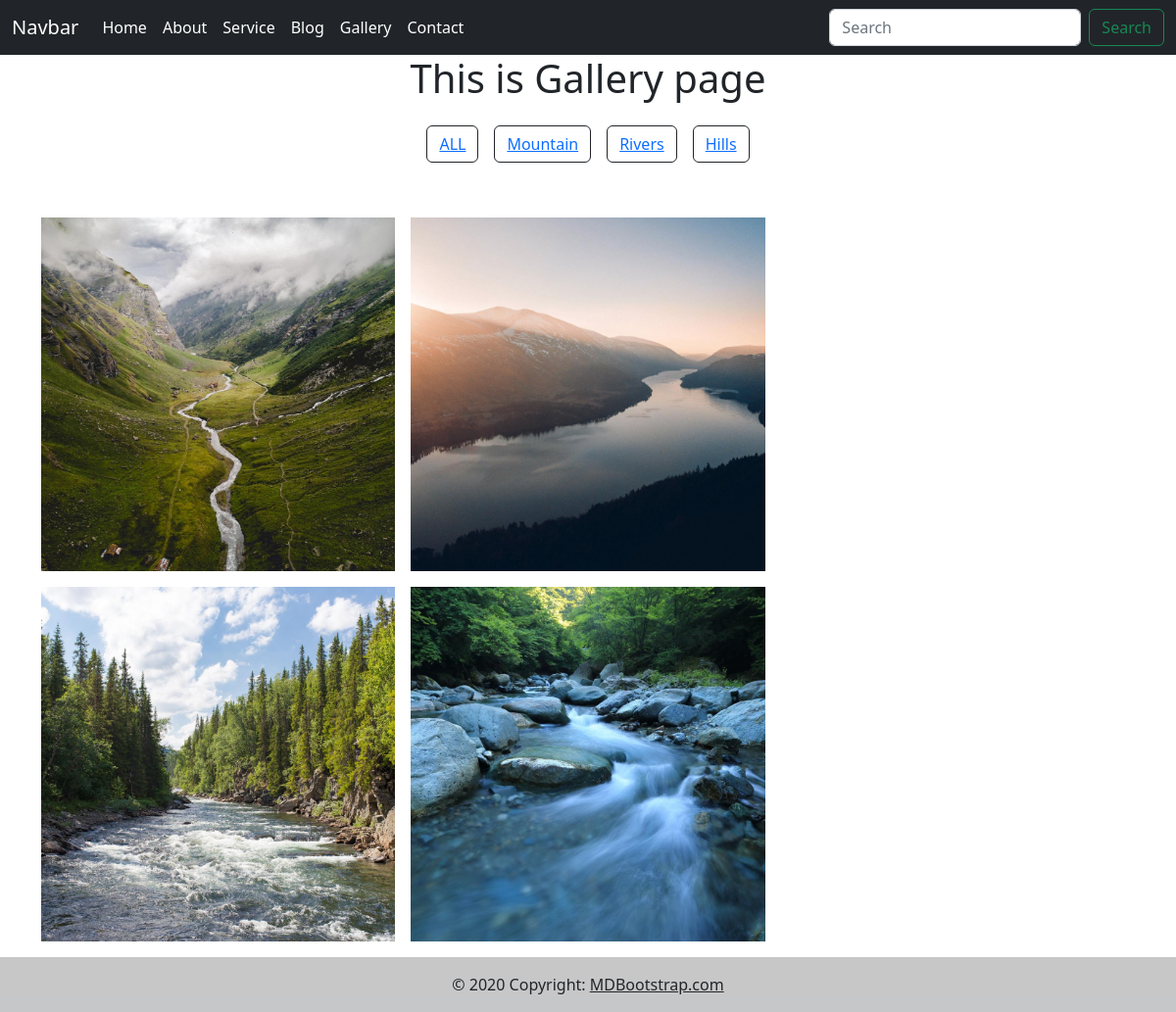
The app's page /category/rivers/ with its own data.
### myapp/models.py (models this page shows, shortened)
class image_category(models.Model):
    category_name= models.CharField(max_length=200)
    category_slug = models.SlugField(unique=True)
    def get_url(self):
        return reverse('image_by_category', args=[self.category_slug])

class Image(models.Model):
    image = ResizedImageField(size=[1000,1000],crop =['middle','center'], upload_to="static/image")
    image_name = models.CharField(max_length=200)
    image_slug = models.SlugField(unique=True)
    category_image = models.ForeignKey(image_category, on_delete=models.CASCADE)

### myapp/views.py (the view)
# urls.py: path("category/<str:category_slug>/", views.gallery, name="image_by_category"),
def gallery(request,category_slug=None):
    images=None
    categories=None
    categories=image_category.objects.all()
    if category_slug is not None:
        category=get_object_or_404(image_category, category_slug=category_slug)
        images=Image.objects.filter(category_image=category)
    else:
        images=Image.objects.all()
    context={
        'categories':categories,
        "images":images,
    }
    return render(request,"gallery.html",context)

### templates/gallery.html (shortened to what this page needs)
{% extends 'base.html' %}
{% load static %}
{% block content %}
<h1 style="text-align:center" > This is Gallery page  </h1>
<div class="container mb-3 mt-3">
<div class="row">
    <div class="col-md-12 d-flex justify-content-center mb-5">
      <button type="button" class="btn btn-outline-dark m-2"> <a href="{% url 'gallery' %}"> ALL </a></button>
      {% for single_category in categories %}
        <button type="button" class="btn btn-outline-dark m-2"><a href="{{single_category.get_url}}">{{single_category.category_name}} </a></button>
      {% endfor %}
    </div>
  </div>
  <div class="gallery" id="gallery">
    <div class="row">
    {% for img in images %}
    <div class="mb-3 pics animation all 2">
      <img class="img-fluid" src="{{img.image.url}}" alt="Card image cap">
    </div>
    {% endfor %}
  </div>
  </div>
</div>
{% endblock content %}

### static/css/style.css (style rules this page uses)
.gallery { -webkit-column-count: 3; -moz-column-count: 3; column-count: 3; -webkit-column-width: 33%; -moz-column-width: 33%; column-width: 33%; }
.gallery .pics { -webkit-transition: all 350ms ease; transition: all 350ms ease; }
.gallery .animation { -webkit-transform: scale(1); -ms-transform: scale(1); transform: scale(1); }

### records on screen
image_category: category_name "Mountain"
image_category: category_name "Rivers"
image_category: category_name "Hills"
Image: image (picture)
Image: image (picture)
Image: image (picture)
Image: image (picture)
